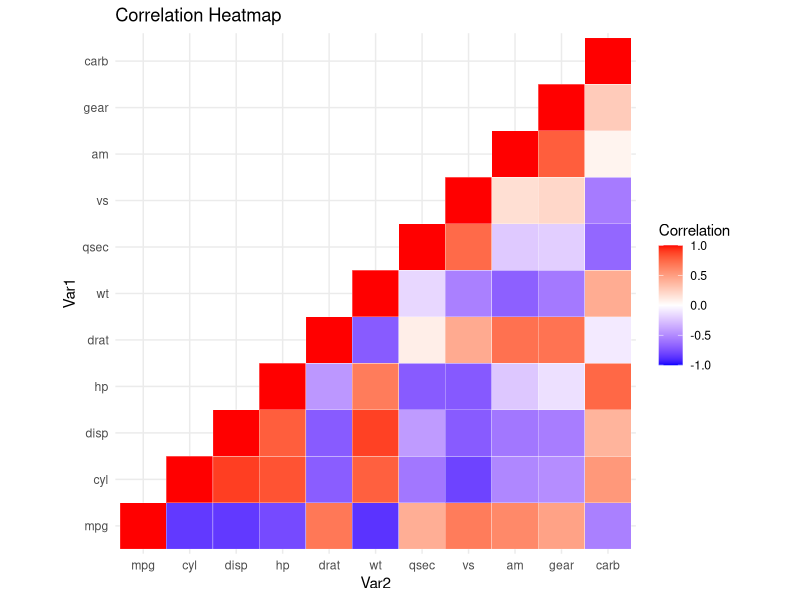
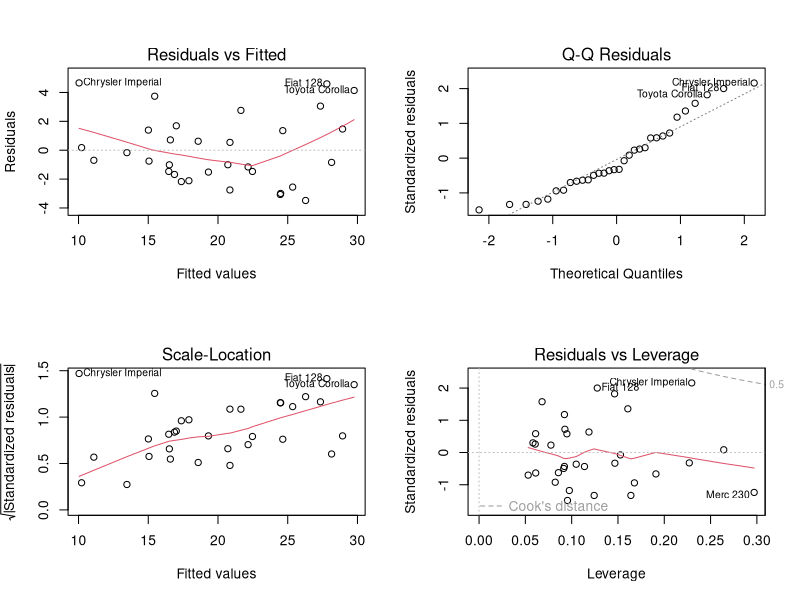

Write the R code that produced these figures, in order.
data(mtcars)
data = mtcars
data$am[data$am==0] <- "Automatic"
data$am[data$am==1] <- "Manual"
data$am <- as.factor(data$am)
str(data)

t.test(data$mpg ~ data$am)

rmodel1 = lm(mpg ~ am,data)
summary(rmodel1)

rmodel2 = lm(mpg ~ am + wt + qsec,data)
summary(rmodel2)

anova(rmodel1,rmodel2)

library(ggplot2)
library(reshape2)
corheatmap = round(cor(mtcars),2)
corheatmap[lower.tri(corheatmap)]<- NA
melted <- melt(corheatmap)
melted <- na.omit(melted)


ggplot(data = melted, aes(Var2, Var1, fill = value))+
  ggtitle("Correlation Heatmap")+
  geom_tile(color = "white")+
  scale_fill_gradient2(low = "blue", 
  high = "red", mid = "white",
  midpoint = 0, limit = c(-1,1), name="Correlation")+
  theme_minimal()+coord_fixed()

par(mfrow=c(2,2))
plot(rmodel2)